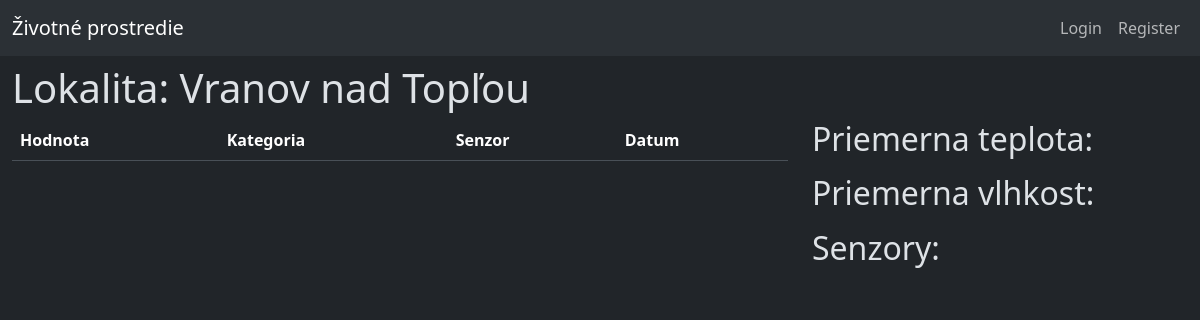
Page /lokalita_info.php?lokalita=Vranov nad Topľou on the earlier database version.
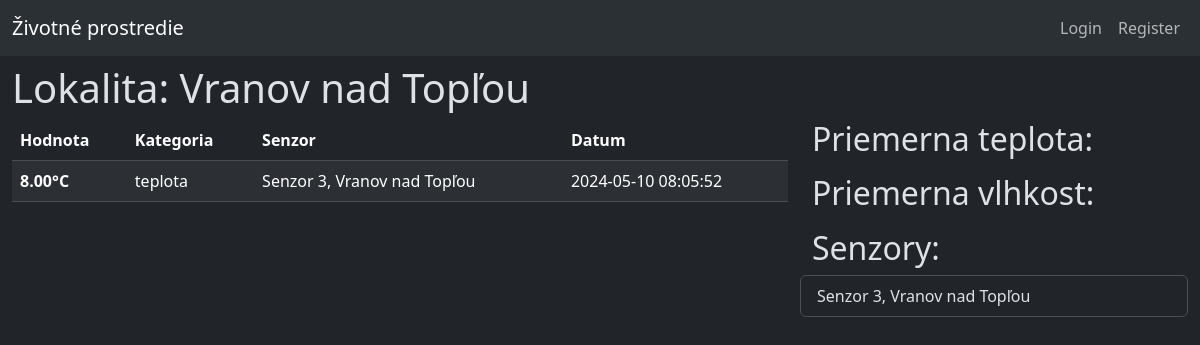
Same page on the later database version.
### tables this page shows
CREATE TABLE `data` (
  `id` int(16) NOT NULL,
  `kategoria_id` int(5) NOT NULL,
  `hodnota` decimal(5,2) NOT NULL,
  `senzor_id` int(5) NOT NULL,
  `datum` datetime NOT NULL DEFAULT current_timestamp()
);

CREATE TABLE `kategoria` (
  `id` int(5) NOT NULL,
  `nazov` varchar(32) NOT NULL
);

CREATE TABLE `senzor` (
  `id` int(5) NOT NULL,
  `lokacia` varchar(64) NOT NULL,
  `posledny_update` datetime NOT NULL DEFAULT current_timestamp(),
  `vybavenie` varchar(32) NOT NULL
);

### functions.php (called while the page is built)
<?php
function jednotka($kategoria) {
    if($kategoria == "vlhkost")
    {
        return "%";
    }
    elseif($kategoria == "teplota")
    {
        return "°C";
    }
    else
    {
        return "";
    }
}

### lokalita_info.php (the view, shortened to what this page needs)
<?php
    include("./connect.php");
    include("./functions.php")
?>
<!DOCTYPE html>
<html data-bs-theme="dark">
<head>
    <link href="https://cdn.jsdelivr.net/npm/bootstrap@5.3.3/dist/css/bootstrap.min.css" rel="stylesheet">
</head>
<body>
    <header><?php include_once("./header.php")?></header>
    <div class="container-xxl column-gap-3">
        <div class="row mt-2">
            <h1>Lokalita: <?php echo $_GET["lokalita"]; ?></h1>
            <div class="col-8">
                <table class="table table-striped">
                    <thead>
                        <tr>
                            <th scope="col">Hodnota</th>
                            <th scope="col">Kategoria</th>
                            <th scope="col">Senzor</th>
                            <th scope="col">Datum</th>
                        </tr>
                    </thead>
                    <tbody>
                        <?php
                            $query = "
                            SELECT data.id, kategoria.nazov AS kategoria_nazov, data.hodnota, senzor.lokacia AS senzor_lokacia,senzor.vybavenie AS senzor_vybavenie, data.datum, data.senzor_id
                            FROM data
                            JOIN kategoria ON data.kategoria_id = kategoria.id
                            JOIN senzor ON data.senzor_id = senzor.id
                            WHERE senzor.lokacia = \"".$_GET["lokalita"]."\"
                            ORDER BY datum DESC;
                            ";
                            $result = mysqli_query($conn, $query);
                            if (mysqli_num_rows($result) > 0)
                            {
                                while($row = mysqli_fetch_assoc($result))
                                {
                                    echo "<tr><th scope=\"row\">".$row["hodnota"]."".jednotka($row["kategoria_nazov"])."</th>
                                        <td>".$row["kategoria_nazov"]."</td>
                                        <td>Senzor ".$row["senzor_id"].", ".$row["senzor_lokacia"]."</td>
                                        <td>".$row["datum"]."</td></tr>";
                                }
                            }
                        ?>
                    </tbody>
                </table>
            </div>
            <div class="col-4">
                <div class="row mb-2">
                    <h2>Priemerna teplota:</h2>
                </div>
                <div class="row mb-2">
                    <h2>Priemerna vlhkost:</h2>
                </div>
                <div class="row mb-2">
                    <h2>Senzory:</h2>
                    <div class="list-group">
                        <?php
                            $query = "
                            SELECT *
                            FROM senzor
                            WHERE lokacia = \"".$_GET["lokalita"]."\"
                            ";
                            $result = mysqli_query($conn, $query);
                            if (mysqli_num_rows($result) > 0)
                            {
                                while($row = mysqli_fetch_assoc($result))
                                {
                                    echo "<a href=\"#\" class=\"list-group-item list-group-item-action\">Senzor ".$row["id"].", ".$row["lokacia"]."</a>";
                                }
                            }
                        ?>
                    </div>
                </div>
            </div>
        </div>
    </div>
</body>
</html>

Differences in the rows shown:
added data: hodnota "8.00", kategoria.nazov "°C", kategoria.nazov "teplota", senzor "3", senzor.lokacia "Vranov nad Topľou", datum "2024-05-10 08:05:52"
added senzor: id "3", lokacia "Vranov nad Topľou"
